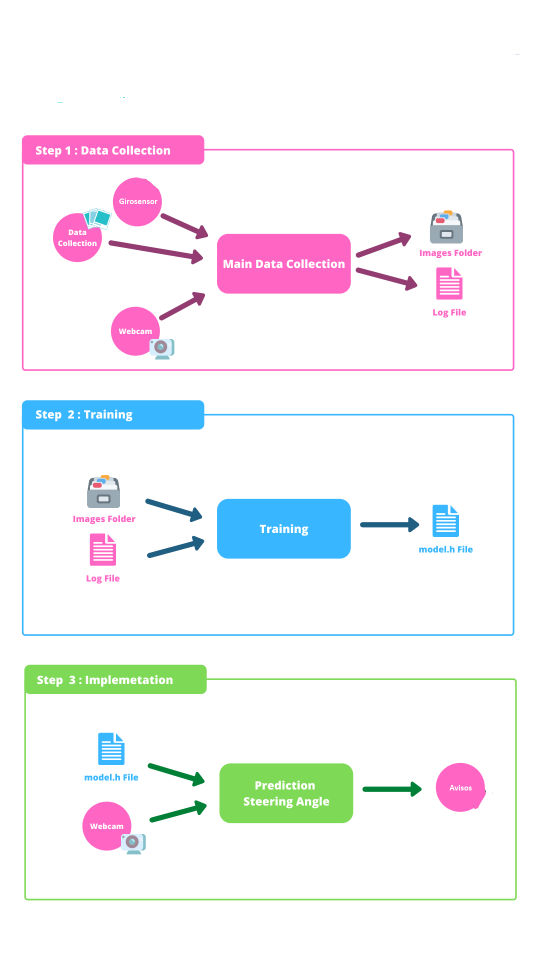
#> input picture Project Overview.png, 1080 x 1920 px, given in place of Vid2.mp4, which was not available (shown at 1/2 size)
$ python ColorPickerScript.py
#> lines starting #> are read from the running program, lines starting #| are printed output that depends on the picture; after the words box and inside, x2 and y2 are one past the last pixel; in counts of white or black regions, pixels touching at a corner belong together; pictures that were not available may be replaced by others from this repository, and a replacement may not be noted
import cv2
import numpy as np

frameWidth = 240
frameHeigth = 120
cap = cv2.VideoCapture(0)
cap.set(3, frameWidth)
cap.set(4, frameHeigth)

def empty(a):
    pass


cv2.namedWindow("HSV")
cv2.resizeWindow("HSV", 320, 120)
cv2.createTrackbar("Hue Min", "HSV", 0, 179, empty)
#> slider 'Hue Min' is set to 35
cv2.createTrackbar("Hue Max", "HSV", 179, 179, empty)
cv2.createTrackbar("Sat Min", "HSV", 0, 255, empty)
#> slider 'Sat Min' is set to 51
cv2.createTrackbar("Sat Max", "HSV", 255, 255, empty)
cv2.createTrackbar("Val Min", "HSV", 0, 255, empty)
#> slider 'Val Min' is set to 51
cv2.createTrackbar("Val Max", "HSV", 255, 255, empty)

cap = cv2.VideoCapture('Vid2.mp4')
frameCounter = 0

while True:
    # img = cv2.imread(path) #for image
    frameCounter +=1
    if cap.get(cv2.CAP_PROP_FRAME_COUNT) ==frameCounter:
        cap.set(cv2.CAP_PROP_POS_FRAMES,0)
        frameCounter=0

    _, img = cap.read()  # for Video
#> img is the input picture: shape (1920, 1080, 3); mean B, G, R 246.1, 242.7, 243.4
    imgHSV = cv2.cvtColor(img, cv2.COLOR_BGR2HSV)
#> imgHSV: shape (1920, 1080, 3); mean H, S, V 14.8, 19.4, 252.7

    h_min = cv2.getTrackbarPos("Hue Min", "HSV")
    h_max = cv2.getTrackbarPos("Hue Max", "HSV")
    s_min = cv2.getTrackbarPos("Sat Min", "HSV")
    s_max = cv2.getTrackbarPos("Sat Max", "HSV")
    v_min = cv2.getTrackbarPos("Val Min", "HSV")
    v_max = cv2.getTrackbarPos("Val Max", "HSV")
    print(h_min)

    lower = np.array([h_min, s_min, v_min])
    upper = np.array([h_max, s_max, v_max])
    mask = cv2.inRange(imgHSV, lower, upper)
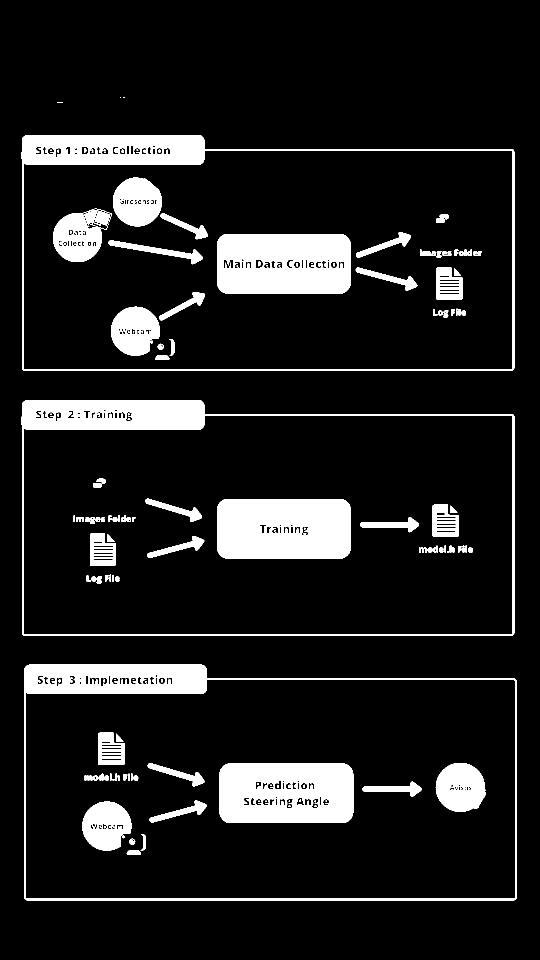
#> mask: shape (1920, 1080) (shown at 1/2 size); 11.7% white; 169 white regions (56 under 20 px), largest, box (x1, y1, x2, y2) and area: (434, 998, 702, 1117) 30720, (434, 468, 702, 587) 29541, (439, 1527, 707, 1646) 29002
    result = cv2.bitwise_and(img, img, mask=mask)
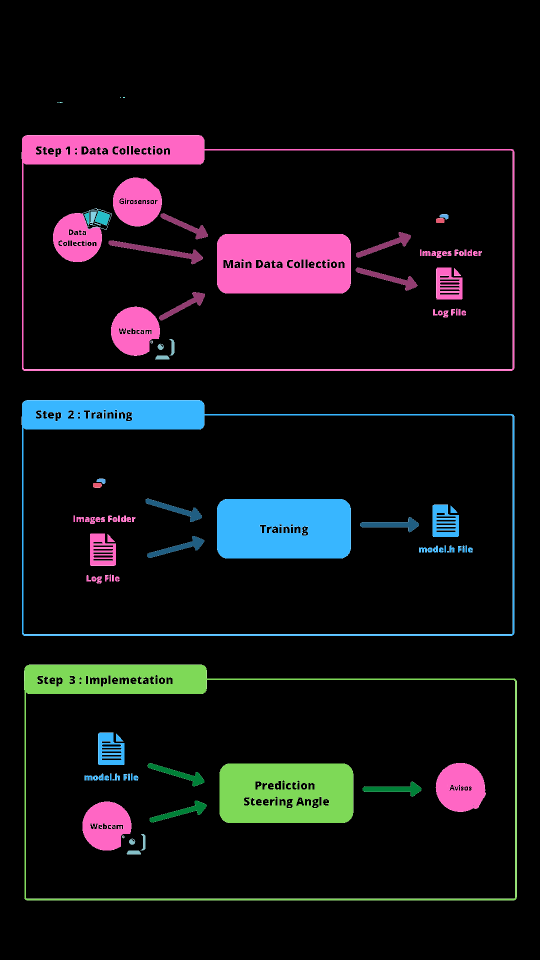
#> result: shape (1920, 1080, 3) (shown at 1/2 size); mean B, G, R 21.4, 18.1, 18.8

    mask = cv2.cvtColor(mask, cv2.COLOR_GRAY2BGR)
    hStack = np.hstack([img, mask, result])
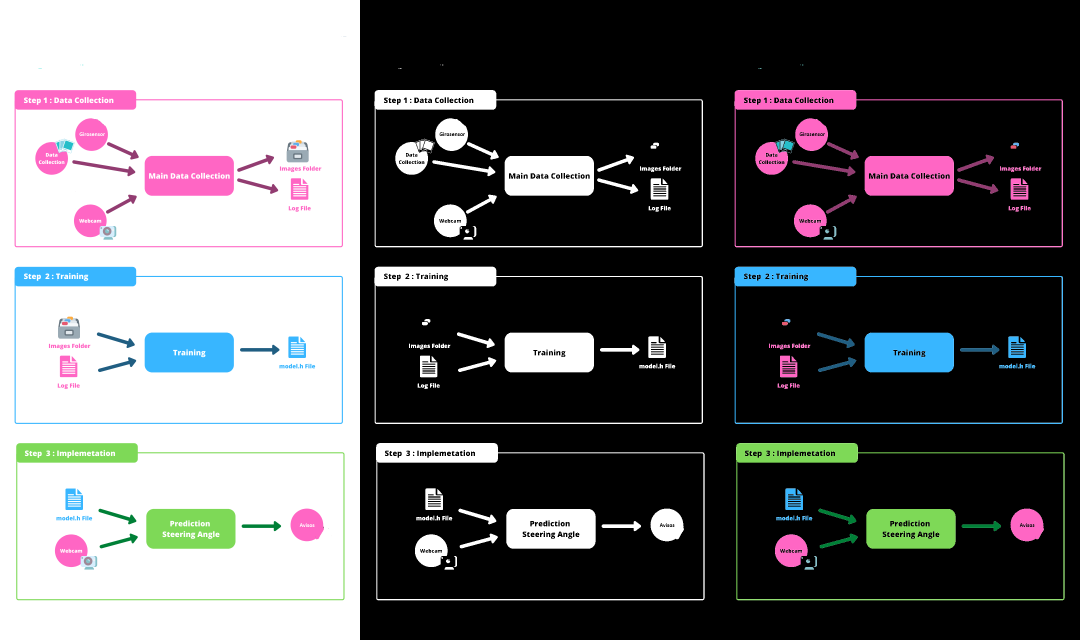
#> hStack: shape (1920, 3240, 3) (shown at 1/3 size); mean B, G, R 99.2, 96.9, 97.4
    cv2.imshow('Horizontal Stacking', hStack)
    if cv2.waitKey(1) and 0xFF == ord('q'):
#> (key q is pressed here)
        cv2.waitKey(0)

cap.release()
cv2.destroyAllWindows()
